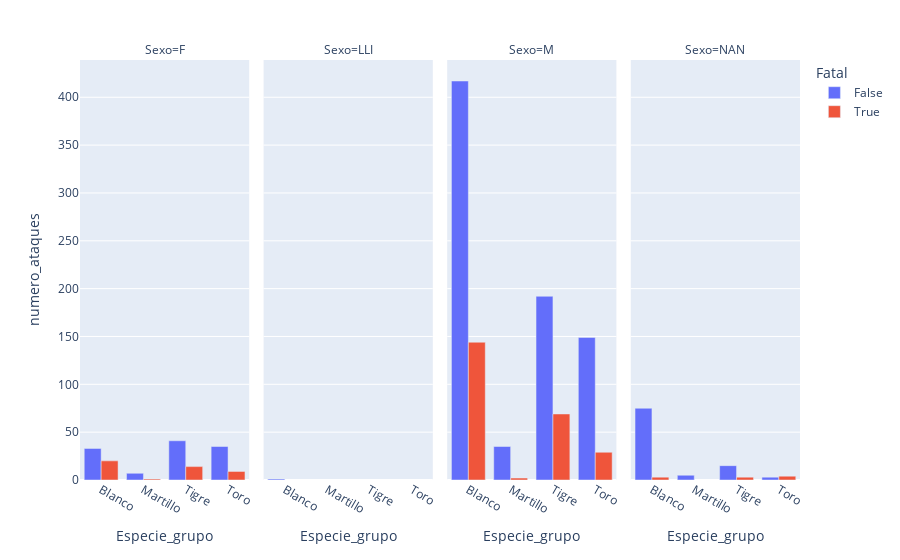

Notebook cell for this chart:
### Code cell
import pandas as pd
import plotly.express as px
import plotly.io as pio

# 1️⃣ Configurar VSCode para mostrar gráficos directamente
pio.renderers.default = "vscode"

# 2️⃣ Cargar CSV (ajusta la ruta si está en otra carpeta)
df = pd.read_csv("shark_attacks_final_4especies_min.csv")

# 3️⃣ Agrupar datos por especie, fatalidad y género
df_grouped = df.groupby(['Especie_grupo', 'Fatal', 'Sexo']).agg(
    numero_ataques=('Especie_grupo', 'count'),  # contar ataques
    edad_promedio=('Edad', 'mean')              # promedio de edad
).reset_index()

# 4️⃣ Crear gráfico de barras
fig = px.bar(
    df_grouped,
    x='Especie_grupo',
    y='numero_ataques',
    color='Fatal',                    # Fatal / No Fatal
    facet_col='Sexo',                 # separar por género
    hover_data=['edad_promedio'],     # tooltip solo con edad promedio
    barmode='group'                   # barras agrupadas por fatalidad
)

# 5️⃣ Mostrar gráfico en VSCode
fig.show()

### Figure 1 — Plotly figure (JSON) as saved in the notebook; plotly's stock layout.template omitted (floating-point values rounded to 4 significant figures)
{"data": [{"alignmentgroup": "True", "customdata": [[31.38], [20.6], [34.65], [22.71]], "hovertemplate": "Fatal=False<br>Sexo=F<br>Especie_grupo=%{x}<br>numero_ataques=%{y}<br>edad_promedio=%{customdata[0]}<extra></extra>", "legendgroup": "False", "marker": {"color": "#636efa", "pattern": {"shape": ""}}, "name": "False", "offsetgroup": "False", "orientation": "v", "showlegend": true, "textposition": "auto", "type": "bar", "x": ["Blanco", "Martillo", "Tigre", "Toro"], "xaxis": "x", "y": [33, 7, 41, 35], "yaxis": "y"}, {"alignmentgroup": "True", "customdata": [[38.0]], "hovertemplate": "Fatal=False<br>Sexo=LLI<br>Especie_grupo=%{x}<br>numero_ataques=%{y}<br>edad_promedio=%{customdata[0]}<extra></extra>", "legendgroup": "False", "marker": {"color": "#636efa", "pattern": {"shape": ""}}, "name": "False", "offsetgroup": "False", "orientation": "v", "showlegend": false, "textposition": "auto", "type": "bar", "x": ["Blanco"], "xaxis": "x2", "y": [1], "yaxis": "y2"}, {"alignmentgroup": "True", "customdata": [[30.95], [28.62], [30.25], [30.15]], "hovertemplate": "Fatal=False<br>Sexo=M<br>Especie_grupo=%{x}<br>numero_ataques=%{y}<br>edad_promedio=%{customdata[0]}<extra></extra>", "legendgroup": "False", "marker": {"color": "#636efa", "pattern": {"shape": ""}}, "name": "False", "offsetgroup": "False", "orientation": "v", "showlegend": false, "textposition": "auto", "type": "bar", "x": ["Blanco", "Martillo", "Tigre", "Toro"], "xaxis": "x3", "y": [417, 35, 192, 149], "yaxis": "y3"}, {"alignmentgroup": "True", "customdata": [[23.0], [21.0], [NaN], [NaN]], "hovertemplate": "Fatal=False<br>Sexo=NAN<br>Especie_grupo=%{x}<br>numero_ataques=%{y}<br>edad_promedio=%{customdata[0]}<extra></extra>", "legendgroup": "False", "marker": {"color": "#636efa", "pattern": {"shape": ""}}, "name": "False", "offsetgroup": "False", "orientation": "v", "showlegend": false, "textposition": "auto", "type": "bar", "x": ["Blanco", "Martillo", "Tigre", "Toro"], "xaxis": "x4", "y": [75, 5, 15, 3], "yaxis": "y4"}, {"alignmentgroup": "True", "customdata": [[34.67], [NaN], [45.46], [25.12]], "hovertemplate": "Fatal=True<br>Sexo=F<br>Especie_grupo=%{x}<br>numero_ataques=%{y}<br>edad_promedio=%{customdata[0]}<extra></extra>", "legendgroup": "True", "marker": {"color": "#EF553B", "pattern": {"shape": ""}}, "name": "True", "offsetgroup": "True", "orientation": "v", "showlegend": true, "textposition": "auto", "type": "bar", "x": ["Blanco", "Martillo", "Tigre", "Toro"], "xaxis": "x", "y": [20, 1, 14, 9], "yaxis": "y"}, {"alignmentgroup": "True", "customdata": [[29.93], [26.0], [28.96], [34.38]], "hovertemplate": "Fatal=True<br>Sexo=M<br>Especie_grupo=%{x}<br>numero_ataques=%{y}<br>edad_promedio=%{customdata[0]}<extra></extra>", "legendgroup": "True", "marker": {"color": "#EF553B", "pattern": {"shape": ""}}, "name": "True", "offsetgroup": "True", "orientation": "v", "showlegend": false, "textposition": "auto", "type": "bar", "x": ["Blanco", "Martillo", "Tigre", "Toro"], "xaxis": "x3", "y": [144, 2, 69, 29], "yaxis": "y3"}, {"alignmentgroup": "True", "customdata": [[NaN], [NaN], [NaN]], "hovertemplate": "Fatal=True<br>Sexo=NAN<br>Especie_grupo=%{x}<br>numero_ataques=%{y}<br>edad_promedio=%{customdata[0]}<extra></extra>", "legendgroup": "True", "marker": {"color": "#EF553B", "pattern": {"shape": ""}}, "name": "True", "offsetgroup": "True", "orientation": "v", "showlegend": false, "textposition": "auto", "type": "bar", "x": ["Blanco", "Tigre", "Toro"], "xaxis": "x4", "y": [3, 3, 4], "yaxis": "y4"}], "layout": {"annotations": [{"font": {}, "showarrow": false, "text": "Sexo=F", "x": 0.1175, "xanchor": "center", "xref": "paper", "y": 1, "yanchor": "bottom", "yref": "paper"}, {"font": {}, "showarrow": false, "text": "Sexo=LLI", "x": 0.3725, "xanchor": "center", "xref": "paper", "y": 1, "yanchor": "bottom", "yref": "paper"}, {"font": {}, "showarrow": false, "text": "Sexo=M", "x": 0.6275, "xanchor": "center", "xref": "paper", "y": 1, "yanchor": "bottom", "yref": "paper"}, {"font": {}, "showarrow": false, "text": "Sexo=NAN", "x": 0.8825, "xanchor": "center", "xref": "paper", "y": 1, "yanchor": "bottom", "yref": "paper"}], "barmode": "group", "legend": {"title": {"text": "Fatal"}, "tracegroupgap": 0}, "margin": {"t": 60}, "xaxis": {"anchor": "y", "domain": [0, 0.235], "title": {"text": "Especie_grupo"}}, "xaxis2": {"anchor": "y2", "domain": [0.255, 0.49], "matches": "x", "title": {"text": "Especie_grupo"}}, "xaxis3": {"anchor": "y3", "domain": [0.51, 0.745], "matches": "x", "title": {"text": "Especie_grupo"}}, "xaxis4": {"anchor": "y4", "domain": [0.765, 1.0], "matches": "x", "title": {"text": "Especie_grupo"}}, "yaxis": {"anchor": "x", "domain": [0, 1], "title": {"text": "numero_ataques"}}, "yaxis2": {"anchor": "x2", "domain": [0, 1], "matches": "y", "showticklabels": false}, "yaxis3": {"anchor": "x3", "domain": [0, 1], "matches": "y", "showticklabels": false}, "yaxis4": {"anchor": "x4", "domain": [0, 1], "matches": "y", "showticklabels": false}}}
